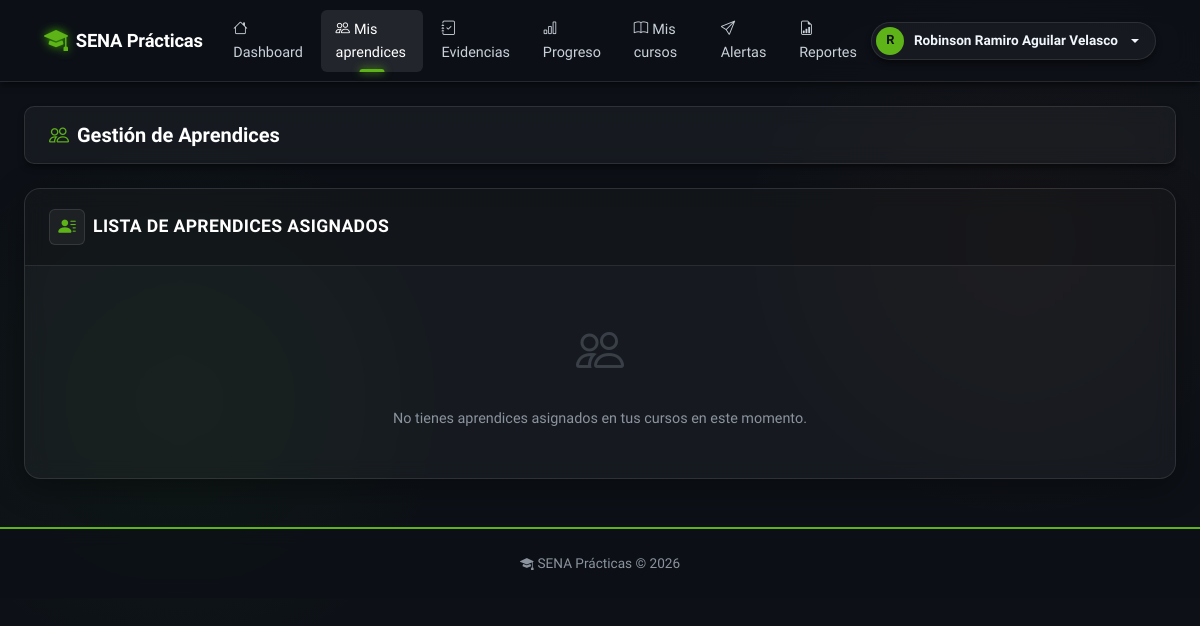
/instructor/aprendices (signed in), run on an earlier commit of the app's database.
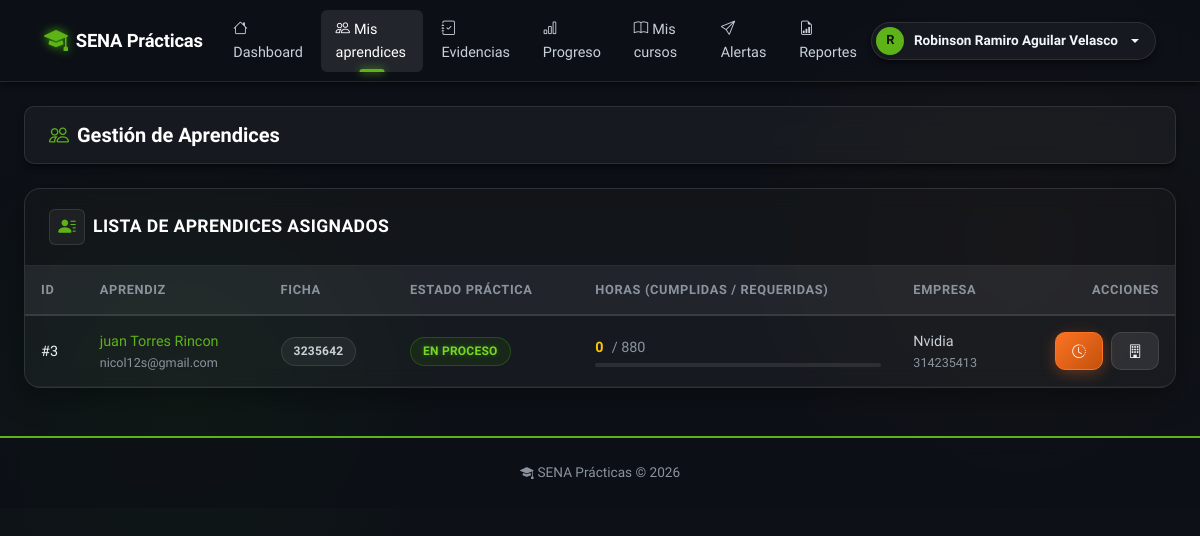
And on a later commit of the database.
### app/models/aprendiz.py (models this page shows)
class Aprendiz(db.Model):
    __tablename__ = 'aprendiz'
    id_aprendiz      = db.Column(db.Integer, primary_key=True)
    id_usuario       = db.Column(db.Integer, db.ForeignKey('usuario.id_usuario'), unique=True, nullable=False)
    id_empresa       = db.Column(db.Integer, db.ForeignKey('empresa.id_empresa'), nullable=True)
    ficha            = db.Column(db.String(30))
    estado_practica  = db.Column(db.String(30), default='En proceso')
    horas_requeridas = db.Column(db.Integer, default=0)
    horas_cumplidas  = db.Column(db.Integer, default=0)
    usuario          = db.relationship('Usuario', back_populates='aprendiz')
    empresa          = db.relationship('Empresa', backref='aprendices')
    cursos           = db.relationship('CursoAprendiz', back_populates='aprendiz')
    evidencias       = db.relationship('Evidencia', back_populates='aprendiz')
    progreso         = db.relationship('ProgresoAprendiz', back_populates='aprendiz')
    backup           = db.relationship('AprendizBackup', back_populates='aprendiz', uselist=False)

### app/models/usuario.py (models this page shows, shortened)
class Usuario(db.Model, UserMixin):
    __tablename__ = 'usuario'
    id_usuario       = db.Column(db.Integer, primary_key=True)
    tipo_documento   = db.Column(db.String(20))
    numero_documento = db.Column(db.String(30))
    nombres          = db.Column(db.String(100), nullable=False)
    apellidos        = db.Column(db.String(100), nullable=False)
    correo           = db.Column(db.String(100), unique=True, nullable=False)
    telefono         = db.Column(db.String(20))
    password_hash    = db.Column(db.String(255), nullable=False)
    estado           = db.Column(db.Boolean, default=True)
    fecha_creacion   = db.Column(db.DateTime, default=lambda: datetime.now(timezone.utc))
    roles            = db.relationship('UsuarioRol', back_populates='usuario')
    instructor       = db.relationship('Instructor', back_populates='usuario', uselist=False)
    aprendiz         = db.relationship('Aprendiz', back_populates='usuario', uselist=False)
    historial        = db.relationship('HistorialCambios', back_populates='usuario')
    notificaciones   = db.relationship('Notificacion', back_populates='usuario')

### app/models/empresa.py (models this page shows)
class Empresa(db.Model):
    __tablename__ = 'empresa'
    id_empresa        = db.Column(db.Integer, primary_key=True)
    nombre            = db.Column(db.String(150), nullable=False)
    nit               = db.Column(db.String(50))
    direccion         = db.Column(db.Text)
    telefono          = db.Column(db.String(20))
    contacto          = db.Column(db.String(100))  # email de contacto
    persona_contacto  = db.Column(db.String(100))  # nombre del encargado
    activa            = db.Column(db.Boolean, default=True)

### app/routes/instructor.py (the view)
@bp.route('/aprendices')
@login_required
@role_required('instructor')
def aprendices():
    lista = _aprendices_del_instructor()
    empresas = Empresa.query.filter_by(activa=True).all()
    return render_template('instructor/aprendices.html',
                           aprendices=lista, empresas=empresas)

### app/routes/instructor.py (called while the page is built)
def _get_instructor():
    return current_user.instructor

def _aprendices_del_instructor():
    inst = _get_instructor()
    if not inst:
        return []
    ids_cursos = [ci.id_curso for ci in inst.cursos]
    if not ids_cursos:
        return []
    ids_aprendiz = db.session.query(CursoAprendiz.id_aprendiz).filter(
        CursoAprendiz.id_curso.in_(ids_cursos)
    ).distinct().all()
    ids_aprendiz = [r[0] for r in ids_aprendiz]
    return Aprendiz.query.filter(Aprendiz.id_aprendiz.in_(ids_aprendiz)).all()

### app/utils.py (called while the page is built)
def role_required(*roles):
    def decorator(f):
        @wraps(f)
        def decorated(*args, **kwargs):
            if not current_user.is_authenticated:
                flash('Inicia sesión para continuar.', 'warning')
                return redirect(url_for('auth.login'))
            user_roles = {ur.rol.nombre.lower() for ur in current_user.roles}
            required = {r.lower() for r in roles}
            if not user_roles.intersection(required):
                flash('No tienes permiso para acceder a esa sección.', 'danger')
                return abort(403)
            return f(*args, **kwargs)
        return decorated
    return decorator

### app/templates/instructor/aprendices.html (shortened to what this page needs)
{% extends 'base.html' %}
{% block content %}
<div class="page-toolbar">
  <h2 class="m-0" style="font-size: 1.25rem; font-weight: 600;"><i class="bi bi-people text-primary me-2"></i>Gestión de Aprendices</h2>
</div>
<div class="biblioteca-shell">
  <div class="biblioteca-shell-header d-flex justify-content-between align-items-center">
    <div class="d-flex align-items-center gap-2">
      <div class="shell-header-icon"><i class="bi bi-person-lines-fill"></i></div>
      <h4>Lista de Aprendices Asignados</h4>
    </div>
  </div>
  <div class="biblioteca-shell-body p-0">
    {% if aprendices %}
    <div class="table-responsive">
      <table class="biblioteca-table mb-0">
        <thead>
          <tr>
            <th>ID</th>
            <th>Aprendiz</th>
            <th>Ficha</th>
            <th>Estado Práctica</th>
            <th>Horas (Cumplidas / Requeridas)</th>
            <th>Empresa</th>
            <th class="text-end">Acciones</th>
          </tr>
        </thead>
        <tbody>
          {% for ap in aprendices %}
          <tr>
            <td>#{{ ap.id_aprendiz }}</td>
            <td>
              <div class="fw-medium text-primary">{{ ap.usuario.nombres }} {{ ap.usuario.apellidos }}</div>
              <div class="small text-muted">{{ ap.usuario.correo }}</div>
            </td>
            <td><span class="badge-lib badge-gray">{{ ap.ficha if ap.ficha else 'No asignada' }}</span></td>
            <td>
               {% if ap.estado_practica == 'Aprobado' %}
                <span class="badge-lib badge-green">Aprobado</span>
               {% elif ap.estado_practica == 'Reprobado' %}
                <span class="badge-lib badge-red">Reprobado</span>
               {% elif ap.estado_practica == 'En proceso' %}
                <span class="badge-lib badge-cyan">En proceso</span>
               {% else %}
                <span class="badge-lib badge-gray">{{ ap.estado_practica }}</span>
               {% endif %}
            </td>
            <td>
              <div class="d-flex align-items-center gap-2">
                <span class="fw-bold {% if ap.horas_cumplidas >= ap.horas_requeridas %}text-success{% else %}text-warning{% endif %}">{{ ap.horas_cumplidas or 0 }}</span>
                <span class="text-muted">/ {{ ap.horas_requeridas or 0 }}</span>
              </div>
              <div class="progress mt-1" style="height: 4px; background: var(--bg-hover);">
                {% set pct = 0 %}
                {% if ap.horas_requeridas %}
                  {% set pct = (ap.horas_cumplidas or 0) / ap.horas_requeridas * 100 %}
                {% endif %}
                {% set style_attr = 'style="width: ' ~ pct ~ '%;"' %}
              </div>
            </td>
            <td>
              {% if ap.empresa %}
                <div class="fw-medium text-truncate" style="max-width: 150px;" title="{{ ap.empresa.nombre }}">{{ ap.empresa.nombre }}</div>
                <div class="small text-muted" title="{{ ap.empresa.nit }}">{{ ap.empresa.nit }}</div>
              {% else %}
                <span class="text-muted small fst-italic">No asignada</span>
              {% endif %}
            </td>
            <td>
              <div class="d-flex gap-2 justify-content-end">
                <button class="btn btn-sm btn-info" data-bs-toggle="modal" data-bs-target="#modalHoras{{ ap.id_aprendiz }}" title="Actualizar Horas y Estado">
                  <i class="bi bi-clock-history"></i>
                </button>
                <button class="btn btn-sm btn-secondary" data-bs-toggle="modal" data-bs-target="#modalEmpresa{{ ap.id_aprendiz }}" title="Asignar Empresa">
                  <i class="bi bi-building"></i>
                </button>
              </div>
            </td>
          </tr>
          {% endfor %}
        </tbody>
      </table>
    </div>
    {% else %}
    <div class="empty-state">
      <i class="bi bi-people"></i>
      <p>No tienes aprendices asignados en tus cursos en este momento.</p>
    </div>
    {% endif %}
  </div>
</div>
{% endblock %}

What changed in the data, as far as the page shows it:
added Aprendiz: id_aprendiz "3", usuario.nombres "juan", usuario.apellidos "Torres Rincon", usuario.correo "nicol12s@gmail.com", ficha "3235642", estado_practica "EN PROCESO", horas_cumplidas "0", horas_requeridas "880", empresa.nombre "Nvidia", empresa.nit "314235413"
Also different on the page:
text no longer shown: "No tienes aprendices asignados en tus cursos en este momento."
text now shown: "ID APRENDIZ FICHA ESTADO PRÁCTICA HORAS (CUMPLIDAS / REQUERIDAS) EMPRESA ACCIONES"
